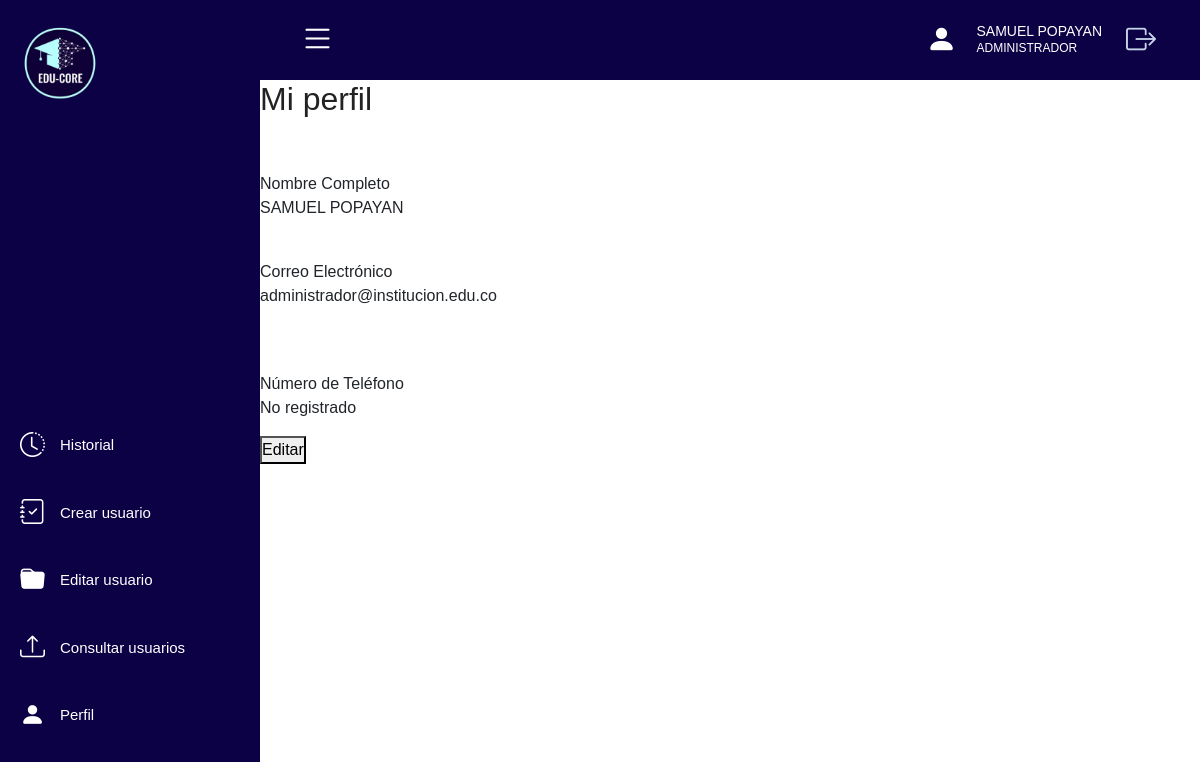
/perfil_ad.php (signed in), run on the app's committed database.
### tables this page shows
CREATE TABLE usuarios (
    id_usuario   INT AUTO_INCREMENT PRIMARY KEY,
    nombre       VARCHAR(150) NOT NULL,
    correo       VARCHAR(150) NOT NULL UNIQUE,
    contrasena   VARCHAR(255) NOT NULL,
    rol          ENUM('docente', 'estudiante', 'administrador') NOT NULL,
    telefono     VARCHAR(15),
    direccion    VARCHAR(150),
    documento    VARCHAR(30) UNIQUE,
    estado       ENUM('Activo', 'Inactivo') NOT NULL DEFAULT 'Activo',
    fecha_creacion DATETIME DEFAULT CURRENT_TIMESTAMP,
    ultimo_acceso  DATETIME
);

### db.php (called while the page is built, shortened)
<?php
function h($texto) {
    return htmlspecialchars($texto ?? "", ENT_QUOTES, "UTF-8");
}

### perfil_ad.php (the view, shortened to what this page needs)
<?php
require "db.php";
$stmt = $conexion->prepare("SELECT nombre, correo, telefono FROM usuarios WHERE id_usuario = ?");
$stmt->bind_param("i", $_SESSION["id_usuario"]);
$stmt->execute();
$miPerfil = $stmt->get_result()->fetch_assoc();
$editando = isset($_GET["editar"]);
?>
<!DOCTYPE html>
<html lang="es">
<head>
    <link rel="stylesheet" href="style2.css">
    <link href="https://cdn.jsdelivr.net/npm/bootstrap@5.3.3/dist/css/bootstrap.min.css" rel="stylesheet">
    <link rel="stylesheet" href="https://cdn.jsdelivr.net/npm/bootstrap-icons@1.11.3/font/bootstrap-icons.min.css">
</head>
<body>
    <div class="sidebar">
        <div class="logo">
    <a href="login.php">
        <img src="img/logo.png" alt="logo">
    </a>
                </div>
        <ul class="menu">
            <li>
                <a href="historial_ad.php">
                    <i class="bi bi-clock-history"></i>
                    <span>Historial</span>
                </a>
            </li>
            <li>
                <a href="crear_usuario_ad.php">
                    <i class="bi bi-journal-check"></i>
                    <span>Crear usuario</span>
                </a>
            </li>
            <li>
                <a href="editar_usuario_ad.php">
                    <i class="bi bi-folder-fill"></i>
                    <span>Editar usuario</span>
                </a>
            </li>
            <li>
                <a href="consultar_usuario_ad.php">
                    <i class="bi bi-upload"></i>
                    <span>Consultar usuarios</span>
                </a>
            </li>
            <li>
                <a href="#">
                    <i class="bi bi-person-fill"></i>
                    <span>Perfil</span>
                </a>
            </li>
        </ul>
    </div>
    <div class="main">
        <div class="navbar-custom">
            <div class="menu-icon">
                <i class="bi bi-list"></i>
            </div>
            <div class="user-info">
                <i class="bi bi-person-fill"></i>
                <div>
                    <h6><?php echo h(strtoupper($miPerfil["nombre"])); ?></h6>
                    <p>ADMINISTRADOR</p>
                </div>
            <a href="cerrar_sesion.php" class="logout-btn">
                <i class="bi bi-box-arrow-right"></i>
            </a>
            </div>
        </div>
        <h2 class="title">Mi perfil</h2>
        <?php if (!$editando): ?>
            <br>
            <p>Nombre Completo <br>
            <?php echo h(strtoupper($miPerfil["nombre"])); ?></p>
            <br>
            <p>Correo Electrónico <br>
            <?php echo h($miPerfil["correo"]); ?></p>
            <br>
            <br>
            <p>Número de Teléfono <br>
            <?php echo h($miPerfil["telefono"] ?: "No registrado"); ?></p>
            <a href="perfil_ad.php?editar=1"><button class="editar">Editar</button></a>
        <?php endif; ?>
</body>
</html>

### style2.css (style rules this page uses)
* { margin: 0; padding: 0; box-sizing: border-box; font-family: Arial, Helvetica, sans-serif; }
body { display: flex; background: #f5f5f5; overflow: hidden; }
:root { --navy: #0c0144; --navy-light: #1a2f6e; --teal: #1eb8d0; --white: #ffffff; --gray: #c8d4e8; --gray-dim: #8a9bb8; --card-bg: #ffffff; --card-br: 14px; --shadow: none; }
.sidebar { width: 260px; height: 100vh; background: #0c0144; color: white; position: fixed; display: flex; flex-direction: column; justify-content: space-between; z-index: 100; }
.logo { display: flex; align-items: center; gap: 10px; padding: 20px; text-align: left; }
.logo img { width: 90px; }
.menu { list-style: none; padding: 20px; }
.menu li { margin: 30px 0; }
.menu a { text-decoration: none; color: white; display: flex; align-items: center; gap: 15px; transition: 0.3s; font-size: 15px; }
.menu i { font-size: 25px; }
.main { margin-left: 260px; width: calc(100% - 260px); height: 100vh; display: flex; flex-direction: column; }
.navbar-custom { flex: 0 0 80px; height: 80px; background: #0c0144; color: white; display: flex; justify-content: space-between; align-items: center; padding: 0 40px; }
.menu-icon i { font-size: 35px; cursor: pointer; }
.user-info { display: flex; align-items: center; gap: 20px; }
.user-info i { font-size: 30px; }
.user-info h6 { margin: 0; font-size: 14px; }
.user-info p { margin: 0; font-size: 12px; }
.logout-btn { background: none; border: none; cursor: pointer; padding: 4px; display: flex; color: var(--gray); font-size: 30px; text-decoration: none; transition: color .2s, 0.3s; }
.title { margin-bottom: 30px; color: #222; }

### data on the page
usuarios: nombre "SAMUEL POPAYAN", correo "administrador@institucion.edu.co", telefono "No registrado"
